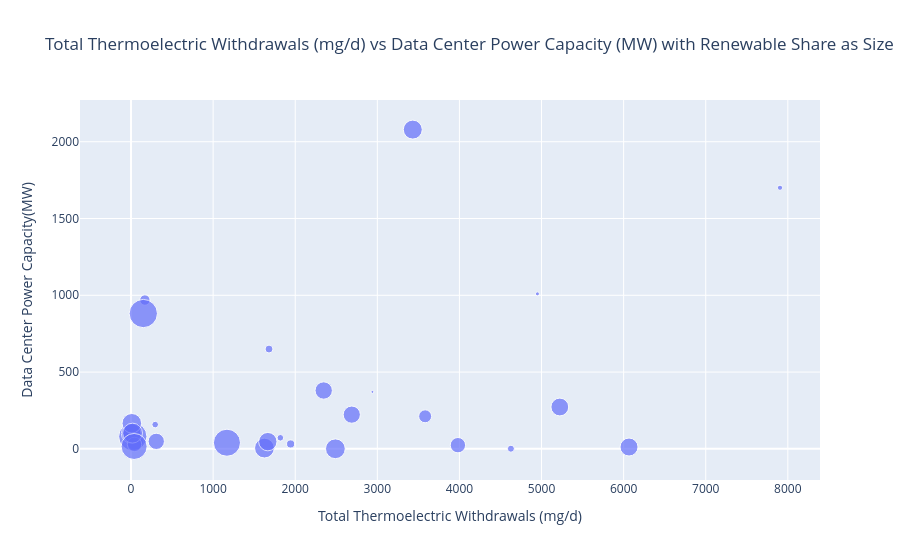

Notebook source saved alongside this figure:
### Markdown cell above
Finding 1 — total thermoelectric water withdrawal (million gallons/day) vs renewable_share (as a decimal): -0.36 
renewable_share vs price: -.193
I would expect states with higher renewable share to have a stronger correlation with lower electricity price because renewables tend to have a lower levelized cost of electricity, but the plot doesn't show that pattern. If the correlation were run against all fifty states, maybe there would be a higher correlation. States with a higher renewable energy share tend to have lower thermoelectric water withdrawals. This is consistent with the known water intensity of thermal generation — coal, natural gas, and nuclear plants require significant cooling water, while solar and wind do not. This is one of the stronger relationships in the dataset (r = -0.36) and aligns with established energy-water nexus literature, although it is not a particularly strong correlation.
With only 30 observations this relationship is exploratory only and no realistic conclusions can be drawn.

### Code cell
import plotly.express as px
fig = px.scatter(df_master, x ='total_wd_mgd', y = 'data_center_selected_power_mw', hover_name = 'state_or_region', 
labels = { 'total_wd_mgd' : 'Total Thermoelectric Withdrawals (mg/d)', 'data_center_selected_power_mw' : 'Data Center Power Capacity(MW)', 'renewable_share' : 'Renewable Share' }, size = 'renewable_share', size_max = 20,
title = 'Total Thermoelectric Withdrawals (mg/d) vs Data Center Power Capacity (MW) with Renewable Share as Size')
fig.write_html('../outputs/figures/Scatter_plot_3.html')   
fig.write_image('../outputs/figures/Scatter_plot_3.png', scale=2) 
fig.show()

### Figure 1 — Plotly figure (JSON) as saved in the notebook; plotly's stock layout.template omitted (floating-point values rounded to 4 significant figures)
{"data": [{"hovertemplate": "<b>%{hovertext}</b><br><br>Total Thermoelectric Withdrawals (mg/d)=%{x}<br>Data Center Power Capacity(MW)=%{y}<br>Renewable Share=%{marker.size}<extra></extra>", "hovertext": ["Arizona", "California", "Colorado", "Connecticut", "Delaware", "Florida", "Georgia", "Idaho", "Illinois", "Indiana", "Iowa", "Maryland", "Massachusetts", "Michigan", "Minnesota", "Missouri", "Nebraska", "Nevada", "New Jersey", "New York", "North Carolina", "Ohio", "Oklahoma", "Oregon", "Pennsylvania", "Texas", "Utah", "Virginia", "Washington", "Wisconsin"], "legendgroup": "", "marker": {"color": "#636efa", "size": [0.1351, 0.377, 0.3478, 0.08278, 1.0, 0.4047, 1.0, 0.4865, 0.01996, 0.01064, 0.05455, 0.05438, 0.2586, 0.06181, 0.4887, 0.2098, 0.9167, 0.4786, 0.422, 0.2955, 0.3965, 0.07836, 0.3333, 0.493, 0.3696, 0.03418, 0.0, 0.45, 0.8462, 0.4889], "sizemode": "area", "sizeref": 0.0025, "symbol": "circle"}, "mode": "markers", "name": "", "orientation": "v", "showlegend": false, "type": "scatter", "x": [168.7, 2347.0, 50.92, 1944.0, 21.89, 6066.0, 149.8, 2.027, 4950.0, 2940.0, 294.4, 1819.0, 42.54, 4627.0, 1625.0, 3582.0, 1168.0, 9.676, 1666.0, 3982.0, 5223.0, 1681.0, 307.6, 18.8, 2689.0, 7904.0, 49.73, 3432.0, 37.9, 2489.0], "xaxis": "x", "y": [969.0, 380.0, 45.0, 32.0, 80.0, 12.0, 881.3, 100.0, 1009.0, 371.0, 158.1, 72.0, 29.0, 1.0, 5.0, 212.0, 40.0, 166.6, 47.0, 24.0, 272.5, 650.0, 48.84, 102.5, 222.8, 1700.0, 508.1, 2079.0, 15.66, 0.5], "yaxis": "y"}], "layout": {"legend": {"itemsizing": "constant", "tracegroupgap": 0}, "title": {"text": "Total Thermoelectric Withdrawals (mg/d) vs Data Center Power Capacity (MW) with Renewable Share as Size"}, "xaxis": {"anchor": "y", "domain": [0, 1], "title": {"text": "Total Thermoelectric Withdrawals (mg/d)"}}, "yaxis": {"anchor": "x", "domain": [0, 1], "title": {"text": "Data Center Power Capacity(MW)"}}}}
